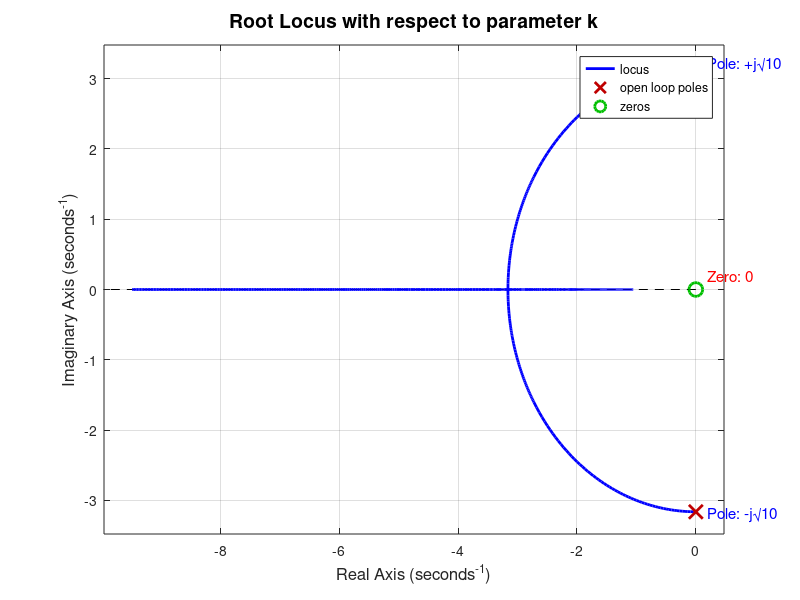

MATLAB code to generate this figure:
% Parameter k Root Locus Analysis
% Characteristic equation: s^2 + k*s + 10 = 0

s = tf('s');

% 1. Convert characteristic equation to standard root locus form
% s^2 + 10 + k*s = 0
% 1 + k * (s / (s^2 + 10)) = 0
% Therefore, the equivalent open-loop transfer function L(s) is:
L = s / (s^2 + 10);

% 2. Plot the Root Locus
figure('Position', [100, 100, 800, 600]);
rlocus(L);

% Set formatting for better visualization
title('Root Locus with respect to parameter k', 'FontSize', 14, 'FontWeight', 'bold');
xlabel('Real Axis (seconds^{-1})', 'FontSize', 12);
ylabel('Imaginary Axis (seconds^{-1})', 'FontSize', 12);
grid on;

% Add annotations for the poles and zeros
text(0.2, 3.2, 'Pole: +j\surd10', 'FontSize', 11, 'Color', 'b');
text(0.2, -3.2, 'Pole: -j\surd10', 'FontSize', 11, 'Color', 'b');
text(0.2, 0.2, 'Zero: 0', 'FontSize', 11, 'Color', 'r');

% 3. Save the plot
exportgraphics(gcf, 'root_locus_k.png', 'Resolution', 300);
exit;
